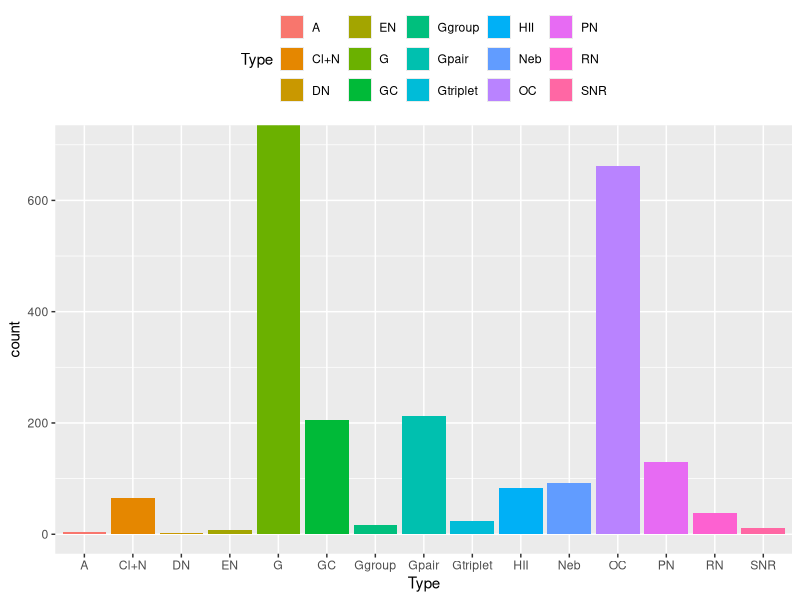

This figure's R source:
## ---- chunk 1
library(tidyverse)

## ---- chunk 2
dat0 <- read_delim("../OpenNGC-master/NGC.csv", ";", 
                  col_types = cols(RA = col_character()), 
                  guess_max = 10000)
dat0a <- read_delim("../OpenNGC-master/addendum/addendum.csv", ";", 
                  col_types = cols(RA = col_character()), 
                  guess_max = 10000)
dat0 <- bind_rows(dat0, dat0a)
#dat0 <- dat0 %>% select(1:5, 6, 19:21, 23:26)
dat0 <- dat0 %>% select(1:5, 6, 19:21, 23:24)
dat0 <- rename(dat0, CommonNames = "Common names")

dat1 <- dat0
dat1 <- dat1 %>% filter(Type != "*")
dat1 <- dat1 %>% filter(!is.na(M) | Type != "**")
dat1 <- dat1 %>% filter(Type != "Dup")
dat1 <- dat1 %>% filter(Type != "Other")
dat1 <- dat1 %>% filter(!is.na(CommonNames) | Type != "*Ass")
dat1 <- dat1 %>% filter(Type != "Nova")
dat1 <- dat1 %>% filter(Type != "NonEx")
#filter(dat1, !is.na(M)) %>% View()
#dat2 <- filter(dat1, Type == "*Ass")
dat1 <- dat1 %>% 
  mutate(Type = recode(Type,
    "GCl" = "GC",
    "OCl" = "OC",
    "**" = "A", 
    "*Ass" = "A",
    "DrkN" = "DN", 
    "RfN" = "RN",
    "EmN" = "EN",
    "GPair" = "Gpair",
    "GTrpl" = "Gtriplet",
    "GGroup" = "Ggroup"))
## ---- chunk 3
ggplot(dat1) + geom_bar(aes(Type, fill = Type), ) +
  theme(legend.position = "top") + coord_cartesian(ylim = c(0, 700))

